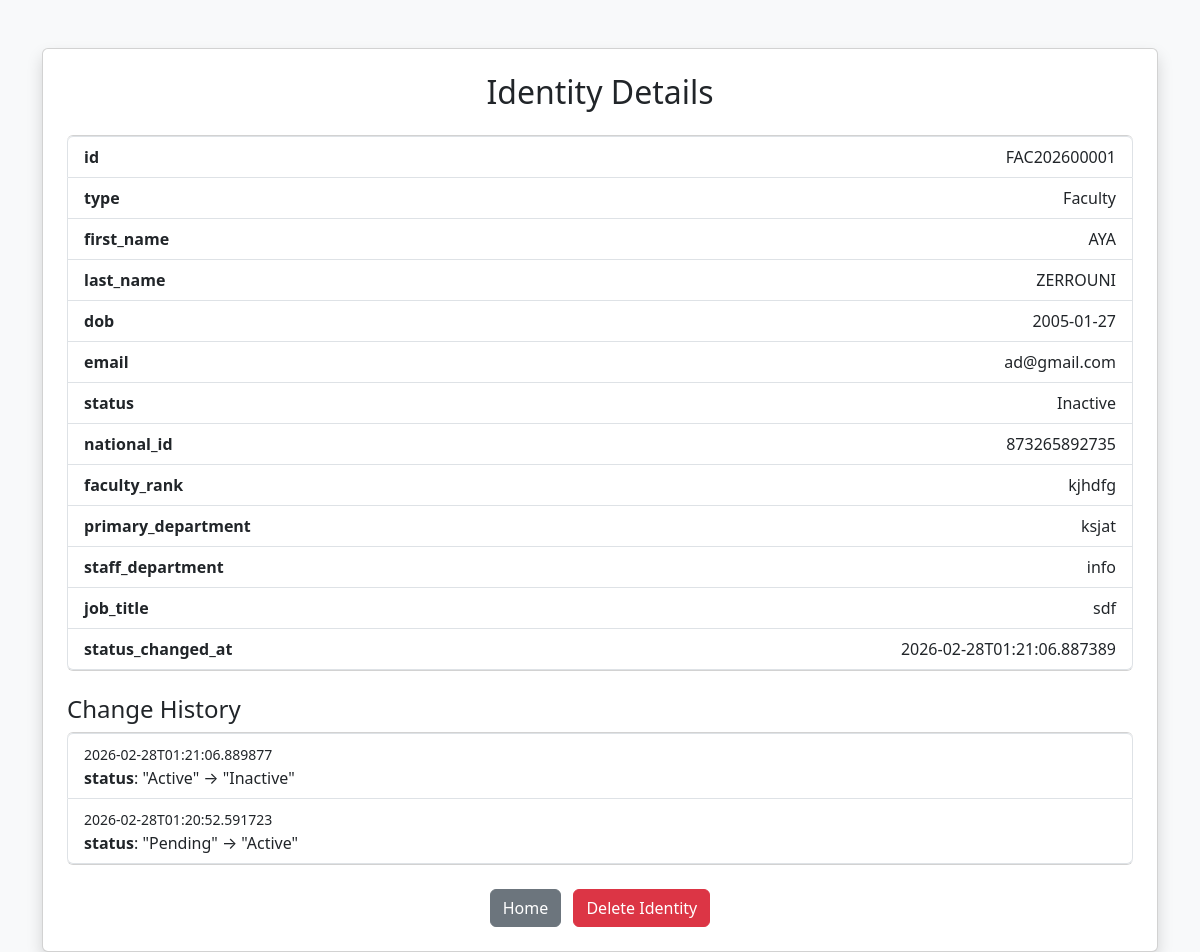
The page /view/FAC202600001 on the database its author committed.
### tables this page shows
CREATE TABLE People (
            id TEXT PRIMARY KEY,
            type TEXT NOT NULL,
            first_name TEXT NOT NULL,
            last_name TEXT NOT NULL,
            dob TEXT NOT NULL,
            place_of_birth TEXT,
            nationality TEXT,
            gender TEXT,
            email TEXT UNIQUE NOT NULL,
            phone TEXT,
            status TEXT DEFAULT 'Pending'
        , national_id TEXT, diploma_type TEXT, diploma_year INTEGER, major TEXT, entry_year INTEGER, student_status TEXT, faculty_rank TEXT, appointment_start TEXT, primary_department TEXT, secondary_departments TEXT, office_location TEXT, phd_institution TEXT, research_areas TEXT, contract_type TEXT, contract_start TEXT, contract_end TEXT, teaching_hours INTEGER, staff_department TEXT, job_title TEXT, grade TEXT, staff_entry_date TEXT, status_changed_at TEXT);

CREATE TABLE Audit (
                    id INTEGER PRIMARY KEY AUTOINCREMENT,
                    person_id TEXT,
                    changed_at TEXT,
                    field TEXT,
                    old_value TEXT,
                    new_value TEXT
                );

### app.py (the view)
@app.route("/view/<uid>")
def view(uid):
    conn = get_db_connection()
    cur = conn.cursor()
    cur.execute("SELECT * FROM People WHERE id=?", (uid,))
    person = cur.fetchone()
    conn.close()
    if not person:
        return "Identity not found"
    conn2 = get_db_connection()
    cur2 = conn2.cursor()
    cur2.execute("SELECT * FROM Audit WHERE person_id=? ORDER BY changed_at DESC", (uid,))
    audits = cur2.fetchall()
    conn2.close()
    return render_template("view.html", person=person, audits=audits)

### app.py (called while the page is built)
def get_db_connection():
    conn = sqlite3.connect('database.db')
    conn.row_factory = sqlite3.Row
    return conn

### templates/view.html (shortened to what this page needs)
<!DOCTYPE html>
<html>
<head>
    <link href="https://cdn.jsdelivr.net/npm/bootstrap@5.3.2/dist/css/bootstrap.min.css" rel="stylesheet">
</head>
<body class="bg-light">
<div class="container mt-5">
    <div class="card shadow p-4">
        <h2 class="mb-4 text-center">Identity Details</h2>
        <ul class="list-group">
            {% for key in person.keys() %}
                {% if person[key] is not none and person[key] != '' %}
                <li class="list-group-item d-flex justify-content-between">
                    <strong>{{key}}</strong>
                    <span>{{person[key]}}</span>
                </li>
                {% endif %}
            {% endfor %}
        </ul>
        {% if audits %}
        <h4 class="mt-4">Change History</h4>
        <ul class="list-group">
            {% for a in audits %}
            <li class="list-group-item">
                <small>{{a['changed_at']}}</small><br>
                <strong>{{a['field']}}</strong>: "{{a['old_value']}}" → "{{a['new_value']}}"
            </li>
            {% endfor %}
        </ul>
        {% endif %}
        <div class="text-center mt-4">
            <a href="/" class="btn btn-secondary me-2">Home</a>
            <form method="POST" action="/delete/{{ person['id'] }}" style="display:inline;" onsubmit="return confirm('Are you sure you want to delete this identity?');">
                <button type="submit" class="btn btn-danger">Delete Identity</button>
            </form>
        </div>
    </div>
</div>
</body>
</html>

### rows shown on the page
People: id "FAC202600001" "Faculty" "AYA" "ZERROUNI" "2005-01-27" "ad@gmail.com" "Inactive" "873265892735" "kjhdfg" "ksjat" "info" "sdf" "2026-02-28T01:21:06.887389"
Audit: changed_at "2026-02-28T01:21:06.889877", field "status", old_value "Active", new_value "Inactive"
Audit: changed_at "2026-02-28T01:20:52.591723", field "status", old_value "Pending", new_value "Active"

### other values the page prints
{{ key }} "id" "type" "first_name" "last_name" "dob" "email" "status" "national_id" "faculty_rank" "primary_department" "staff_department" "job_title" "status_changed_at"
